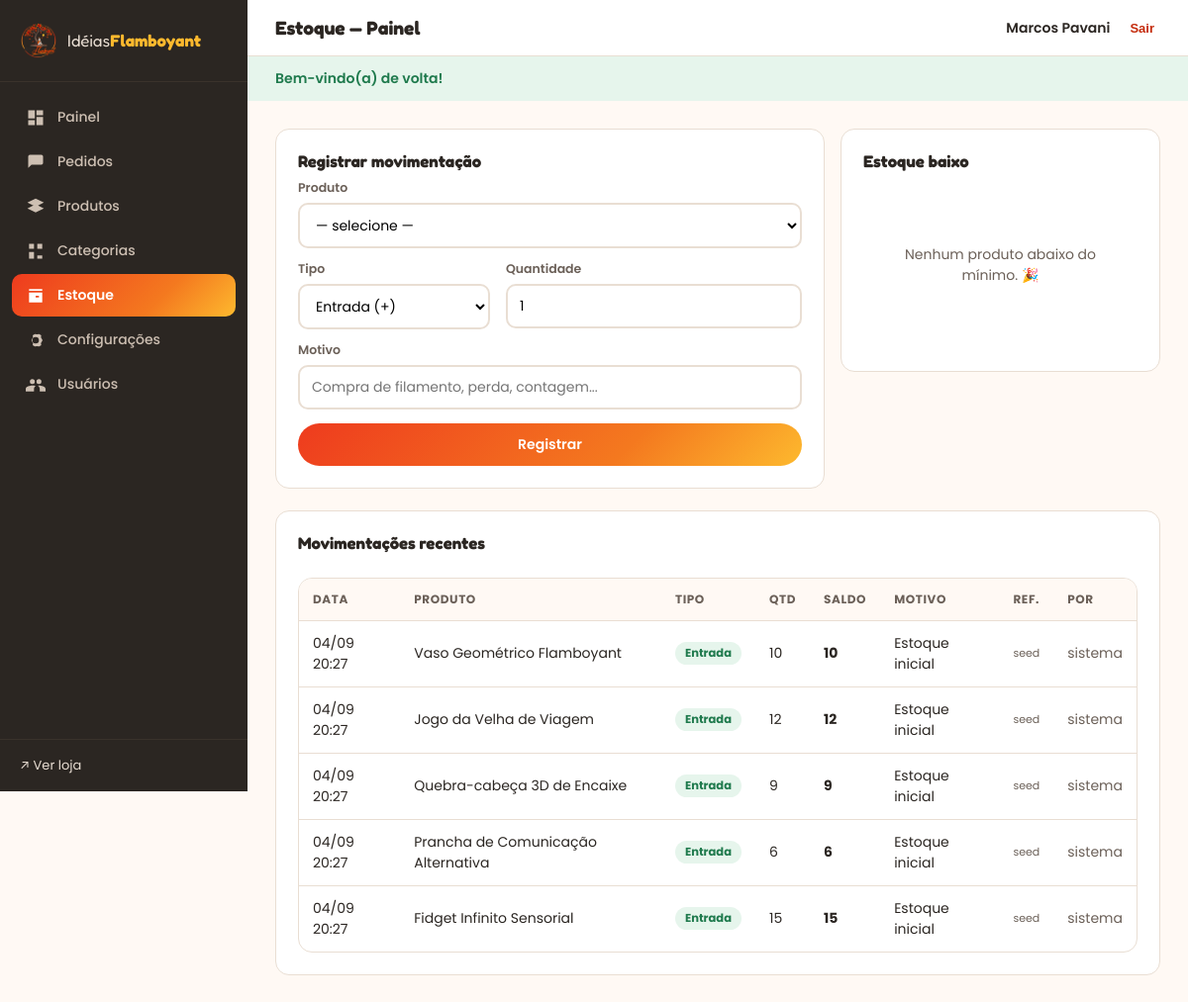
Page /admin/estoque (signed in) on the committed database.
### tables this page shows
CREATE TABLE stock_movements (
  id          INT UNSIGNED NOT NULL AUTO_INCREMENT,
  product_id  INT UNSIGNED NOT NULL,
  type        ENUM('entrada','saida','ajuste') NOT NULL,
  quantity    INT          NOT NULL,           
  balance_after INT        NOT NULL,           
  reason      VARCHAR(200) NULL,
  reference   VARCHAR(80)  NULL,               
  user_id     INT UNSIGNED NULL,
  created_at  DATETIME     NOT NULL DEFAULT CURRENT_TIMESTAMP,
  PRIMARY KEY (id),
  KEY idx_stock_movements_product (product_id),
  CONSTRAINT fk_stock_movements_product FOREIGN KEY (product_id) REFERENCES products (id) ON DELETE CASCADE,
  CONSTRAINT fk_stock_movements_user FOREIGN KEY (user_id) REFERENCES users (id) ON DELETE SET NULL
);

CREATE TABLE products (
  id               INT UNSIGNED NOT NULL AUTO_INCREMENT,
  category_id      INT UNSIGNED NULL,
  name             VARCHAR(180)  NOT NULL,
  slug             VARCHAR(200)  NOT NULL,
  sku              VARCHAR(60)   NULL,
  short_description VARCHAR(400)  NULL,
  description      TEXT          NULL,
  price            DECIMAL(10,2) NOT NULL DEFAULT 0.00,
  compare_at_price DECIMAL(10,2) NULL,
  cost_price       DECIMAL(10,2) NULL,
   
  material         VARCHAR(80)   NULL,        
  color            VARCHAR(80)   NULL,
  weight_grams     INT           NULL,
  dimensions       VARCHAR(120)  NULL,        
  print_time_hours DECIMAL(5,2)  NULL,
  is_made_to_order TINYINT(1)    NOT NULL DEFAULT 0,   
   
  stock_quantity   INT           NOT NULL DEFAULT 0,
  low_stock_alert  INT           NOT NULL DEFAULT 3,
  track_stock      TINYINT(1)    NOT NULL DEFAULT 1,
   
  is_active        TINYINT(1)    NOT NULL DEFAULT 1,
  is_featured      TINYINT(1)    NOT NULL DEFAULT 0,
  views            INT UNSIGNED  NOT NULL DEFAULT 0,
  created_at       DATETIME      NOT NULL DEFAULT CURRENT_TIMESTAMP,
  updated_at       DATETIME      NOT NULL DEFAULT CURRENT_TIMESTAMP ON UPDATE CURRENT_TIMESTAMP,
  PRIMARY KEY (id),
  UNIQUE KEY uq_products_slug (slug),
  KEY idx_products_category (category_id),
  KEY idx_products_active (is_active),
  KEY idx_products_featured (is_featured),
  CONSTRAINT fk_products_category FOREIGN KEY (category_id) REFERENCES categories (id) ON DELETE SET NULL
);

### app/core/View.php (called while the page is built, shortened)
<?php
final class View
{
    public static function render(string $template, array $data = [], ?string $layout = 'layouts/site'): void
    {
        $file = APP_PATH . '/views/' . $template . '.php';
        extract($data, EXTR_SKIP);
        require $file;
    }
}

### app/core/Controller.php (called while the page is built, shortened)
<?php
abstract class Controller
{
    protected function view(string $template, array $data = [], ?string $layout = 'layouts/site'): void
    {
        View::render($template, $data, $layout);
    }
}

### app/controllers/admin/AdminController.php (called while the page is built, shortened)
<?php
abstract class AdminController extends Controller
{
    protected function adminView(string $template, array $data = []): void
    {
        $data['authUser'] = Auth::user();
        $this->view('admin/' . $template, $data, 'layouts/admin');
    }
}

### app/controllers/admin/StockController.php (called while the page is built, shortened)
<?php
final class StockController extends AdminController
{
    public function index(): void
    {
        $this->adminView('stock/index', [
            'title'     => 'Estoque — Painel',
            'products'  => Product::adminList(['status' => 'ativos']),
            'lowStock'  => Product::lowStock(),
            'movements' => Stock::movements(null, 60),
        ]);
    }
}

### public/index.php (called while the page is built, shortened)
<?php
$config = require dirname(__DIR__) . '/app/bootstrap.php';
$router = new Router();
try {
    $router->dispatch($_SERVER['REQUEST_URI'] ?? '/');
} catch (\Throwable $e) {
    if ($config['app']['debug']) {
        http_response_code(500);
        echo '<pre style="padding:20px;font:14px/1.5 monospace;color:#b00">';
        echo e($e::class . ': ' . $e->getMessage()) . "\n\n";
        echo e($e->getFile() . ':' . $e->getLine()) . "\n\n";
        echo e($e->getTraceAsString());
        echo '</pre>';
    } else {
        http_response_code(500);
        try {
            \Core\View::render('errors/500', ['title' => 'Erro interno'], 'layouts/site');
        } catch (\Throwable) {
            echo '<h1>Ops! Algo deu errado.</h1>';
        }
    }
}

### app/config/config.php (called while the page is built, shortened)
<?php
if (!function_exists('env')) {
function env(string $key, mixed $default = null): mixed
{
    $value = $_ENV[$key] ?? getenv($key);
    return match (strtolower((string) $value)) {
        'true'  => true,
        'false' => false,
        'null'  => null,
        default => $value,
    };
}
}
return [
    'app' => [
        'name'  => env('APP_NAME', 'Idéias Flamboyant'),
        'env'   => env('APP_ENV', 'production'),
        'debug' => (bool) env('APP_DEBUG', false),
        'url'   => rtrim((string) env('APP_URL', 'http://localhost:8000'), '/'),
    ],
    'db' => [
        'host'    => env('DB_HOST', '127.0.0.1'),
        'port'    => (int) env('DB_PORT', 3306),
        'name'    => env('DB_NAME', 'ideias_flamboyant'),
        'user'    => env('DB_USER', 'root'),
        'pass'    => env('DB_PASS', ''),
        'charset' => 'utf8mb4',
    ],
    'session' => [
        'name' => env('SESSION_NAME', 'ideias_flamboyant_sess'),
    ],
];

### app/bootstrap.php (called while the page is built, shortened)
<?php
$config = require __DIR__ . '/config/config.php';
spl_autoload_register(static function (string $class): void {
    $map = [
        'Core\\'        => __DIR__ . '/core/',
        'Models\\'      => __DIR__ . '/models/',
        'Controllers\\' => __DIR__ . '/controllers/',
        'Services\\'    => __DIR__ . '/services/',
    ];
    foreach ($map as $prefix => $dir) {
        if (!str_starts_with($class, $prefix)) {
            continue;
        }
        $relative = substr($class, strlen($prefix));
        $relative = str_replace('\\', '/', $relative);
        $parts = explode('/', $relative);
        $filename = array_pop($parts);
        $folders = array_map('strtolower', $parts);
        $path = $dir . ($folders ? implode('/', $folders) . '/' : '') . $filename . '.php';
    }
});
require __DIR__ . '/core/helpers.php';
return $config;

### app/core/Database.php (called while the page is built, shortened)
<?php
final class Database
{
    private static ?PDO $pdo = null;
    public static function init(array $config): void
    {
        $dsn = sprintf(
            'mysql:host=%s;port=%d;dbname=%s;charset=%s',
            $config['host'],
            $config['port'],
            $config['name'],
            $config['charset']
        );
        try {
            self::$pdo = new PDO($dsn, $config['user'], $config['pass'], [
                PDO::ATTR_ERRMODE            => PDO::ERRMODE_EXCEPTION,
                PDO::ATTR_DEFAULT_FETCH_MODE => PDO::FETCH_ASSOC,
                PDO::ATTR_EMULATE_PREPARES   => true,
                PDO::ATTR_STRINGIFY_FETCHES  => false,
            ]);
        } catch (PDOException $e) {
            http_response_code(500);
            header('Content-Type: text/plain; charset=utf-8');
            $hint = '';
            if (str_contains($e->getMessage(), '1045')) {
                $hint = "\n\nCausa provável: usuário/senha do MySQL incorretos, ou o arquivo .env não foi lido"
                      . " (senha chegou vazia = \"using password: NO\").\n"
                      . "Verifique se existe o arquivo .env na raiz do projeto e se DB_USER / DB_PASS estão corretos.";
            } elseif (str_contains($e->getMessage(), '2002') || str_contains($e->getMessage(), '2003')) {
                $hint = "\n\nCausa provável: o servidor MySQL não está rodando ou o host/porta estão errados.";
            } elseif (str_contains($e->getMessage(), 'Unknown database')) {
                $hint = "\n\nCausa provável: o banco \"{$config['name']}\" não existe. Importe database/schema.sql e database/seed.sql.";
            }
            exit(
                "Falha ao conectar ao banco de dados.\n"
                . "host={$config['host']}:{$config['port']}  db={$config['name']}  user={$config['user']}\n\n"
                . $e->getMessage() . $hint
            );
        }
    }
    public static function pdo(): PDO
    {
        return self::$pdo;
    }
    public static function run(string $sql, array $params = []): PDOStatement
    {
        $stmt = self::pdo()->prepare($sql);
        $stmt->execute($params);
        return $stmt;
    }
    public static function fetchAll(string $sql, array $params = []): array
    {
        return self::run($sql, $params)->fetchAll();
    }
}

### app/core/helpers.php (called while the page is built, shortened)
<?php
function config(?string $key = null): mixed
{
    static $config;
    if ($config === null) {
        $config = require APP_PATH . '/config/config.php';
    }
    $value = $config;
    foreach (explode('.', $key) as $segment) {
        $value = $value[$segment] ?? null;
    }
    return $value;
}
function url(string $path = ''): string
{
    return config('app.url') . '/' . ltrim($path, '/');
}
function e(?string $value): string
{
    return htmlspecialchars($value ?? '', ENT_QUOTES | ENT_SUBSTITUTE, 'UTF-8');
}

### app/models/Stock.php (called while the page is built, shortened)
<?php
final class Stock
{
    public static function movements(?int $productId = null, int $limit = 100): array
    {
        $where = $productId ? 'WHERE m.product_id = :pid' : '';
        $params = $productId ? ['pid' => $productId] : [];
        return Database::fetchAll(
            "SELECT m.*, p.name AS product_name, p.sku, u.name AS user_name
               FROM stock_movements m
               JOIN products p ON p.id = m.product_id
          LEFT JOIN users u ON u.id = m.user_id
              $where
           ORDER BY m.created_at DESC, m.id DESC
              LIMIT $limit",
            $params
        );
    }
}

### app/views/admin/stock/index.php (the view, shortened to what this page needs)
<div class="grid2" style="align-items:start">
  <div class="panel">
    <h3>Registrar movimentação</h3>
    <form method="post" action="<?= url('admin/estoque/movimentar') ?>">
      <div class="field" style="margin-bottom:12px">
        <label>Produto</label>
        <select name="product_id" required>
          <option value="">— selecione —</option>
        </select>
      </div>
      <div class="grid2" style="margin-bottom:12px">
        <div class="field">
          <label>Tipo</label>
          <select name="type">
            <option value="entrada">Entrada (+)</option>
          </select>
        </div>
        <div class="field"><label>Quantidade</label><input name="quantity" type="number" min="0" value="1"></div>
      </div>
      <div class="field" style="margin-bottom:14px"><label>Motivo</label><input name="reason" placeholder="Compra de filamento, perda, contagem..."></div>
      <button class="btn block" type="submit">Registrar</button>
    </form>
  </div>
  <div class="panel">
    <div class="panel-head"><h3>Estoque baixo</h3></div>
    <?php if (!$lowStock): ?>
      <p class="empty-state">Nenhum produto abaixo do mínimo. 🎉</p>
    <?php endif; ?>
  </div>
</div>
<div class="panel">
  <div class="panel-head"><h3>Movimentações recentes</h3></div>
  <div class="table-wrap">
    <table class="data">
      <thead><tr><th>Data</th><th>Produto</th><th>Tipo</th><th>Qtd</th><th>Saldo</th><th>Motivo</th><th>Ref.</th><th>Por</th></tr></thead>
      <tbody>
      <?php foreach ($movements as $m): ?>
        <tr>
          <td><?= date('d/m H:i', strtotime($m['created_at'])) ?></td>
          <td><?= e($m['product_name']) ?></td>
          <td><span class="pill <?= $m['type'] === 'entrada' ? 'pago' : ($m['type'] === 'saida' ? 'cancelado' : 'em_producao') ?>"><?= e($m['type']) ?></span></td>
          <td><?= (int) $m['quantity'] ?></td>
          <td><strong><?= (int) $m['balance_after'] ?></strong></td>
          <td><?= e($m['reason'] ?: '—') ?></td>
          <td class="muted" style="font-size:11px"><?= e($m['reference'] ?: '—') ?></td>
          <td class="muted"><?= e($m['user_name'] ?: 'sistema') ?></td>
        </tr>
      <?php endforeach; ?>
      </tbody>
    </table>
  </div>
</div>

### app/core/Router.php (shortened to what this page needs)
<?php
final class Router
{
    private array $routes = [];
    public function add(string $method, string $pattern, callable|array $handler): void
    {
        $this->routes[] = [
            'method'  => strtoupper($method),
            'pattern' => $pattern,
            'handler' => $handler,
        ];
    }
    public function dispatch(string $uri): void
    {
        $path = '/' . trim(parse_url($uri, PHP_URL_PATH) ?: '/', '/');
        foreach ($this->routes as $route) {
            $regex = '#^' . preg_replace('#\{([a-zA-Z_]+)\}#', '(?P<$1>[^/]+)', $route['pattern']) . '$#';
            if (!preg_match($regex, $path, $matches)) {
                continue;
            }
            $params = array_filter($matches, 'is_string', ARRAY_FILTER_USE_KEY);
            $this->invoke($route['handler'], $params);
            return;
        }
    }
    private function invoke(callable|array $handler, array $params): void
    {
        if (is_array($handler)) {
            [$class, $action] = $handler;
            $controller = new $class();
            $controller->$action(...array_values($params));
            return;
        }
    }
}

### public/assets/css/admin.css (style rules this page uses)
:root { --flame:#EE3B1E;--flame-dark:#C42B0C;--orange:#F4791F;--amber:#FDB92E; --ink:#2B2622;--ink-soft:#6b6058;--cream:#FFF9F4;--paper:#fff;--line:#e9ded3; --ok:#1f7a4d;--err:#c0341d;--radius:14px; --grad:linear-gradient(135deg,var(--flame),var(--orange) 65%,var(--amber)); --font:'Poppins',system-ui,-apple-system,Segoe UI,Roboto,sans-serif; --display:'Fredoka','Poppins',sans-serif; }
* { box-sizing:border-box }
body { margin:0;font-family:var(--font);background:var(--cream);color:var(--ink);font-size:14px }
h1,h2,h3,h4 { font-family:var(--display);margin:0 0 .5em }
.btn { display:inline-flex;align-items:center;gap:8px;justify-content:center;border:0;border-radius:999px;padding:11px 20px;font:600 14px var(--font);cursor:pointer;background:var(--grad);color:#fff;transition:.15s transform }
.btn.block { width:100% }
.field { display:flex;flex-direction:column;gap:6px }
.field label { font-size:12.5px;font-weight:600;color:var(--ink-soft) }
.field input,.field select,.field textarea { border:2px solid var(--line);border-radius:10px;padding:10px 12px;font:400 14px var(--font);background:#fff;outline:none;transition:.15s border-color }
.panel { background:var(--paper);border:1px solid var(--line);border-radius:var(--radius);padding:22px;margin-bottom:22px }
.panel h3 { font-size:1.05rem }
.panel-head { display:flex;justify-content:space-between;align-items:center;margin-bottom:16px;gap:14px;flex-wrap:wrap }
.grid2 { display:grid;grid-template-columns:1fr 1fr;gap:16px }
.table-wrap { overflow-x:auto;border:1px solid var(--line);border-radius:var(--radius);background:var(--paper) }
table.data { width:100%;border-collapse:collapse;min-width:640px }
table.data th,table.data td { text-align:left;padding:12px 14px;border-bottom:1px solid var(--line);vertical-align:middle }
table.data th { font-size:12px;text-transform:uppercase;letter-spacing:.05em;color:var(--ink-soft);background:var(--cream) }
table.data tr:last-child td { border-bottom:0 }
.pill { display:inline-block;padding:3px 10px;border-radius:999px;font-size:11.5px;font-weight:700;text-transform:capitalize }
.pill.pago,.pill.aprovado { background:#e6f5ec;color:var(--ok) }
.muted { color:var(--ink-soft) }
.empty-state { text-align:center;padding:50px 20px;color:var(--ink-soft) }

### rows in the picture
stock_movements: created_at "04/09 20:27", product.name "Vaso Geométrico Flamboyant", type "Entrada", quantity "10", balance_after "10", reason "Estoque inicial", reference "seed", user_name "sistema"
stock_movements: created_at "04/09 20:27", product.name "Jogo da Velha de Viagem", type "Entrada", quantity "12", balance_after "12", reason "Estoque inicial", reference "seed", user_name "sistema"
stock_movements: created_at "04/09 20:27", product.name "Quebra-cabeça 3D de Encaixe", type "Entrada", quantity "9", balance_after "9", reason "Estoque inicial", reference "seed", user_name "sistema"
stock_movements: created_at "04/09 20:27", product.name "Prancha de Comunicação Alternativa", type "Entrada", quantity "6", balance_after "6", reason "Estoque inicial", reference "seed", user_name "sistema"
stock_movements: created_at "04/09 20:27", product.name "Fidget Infinito Sensorial", type "Entrada", quantity "15", balance_after "15", reason "Estoque inicial", reference "seed", user_name "sistema"

### other values in the picture
$label "Painel"
$label "Pedidos"
$label "Produtos"
$label "Categorias"
$label "Estoque"
$label "Configurações"
$label "Usuários"
